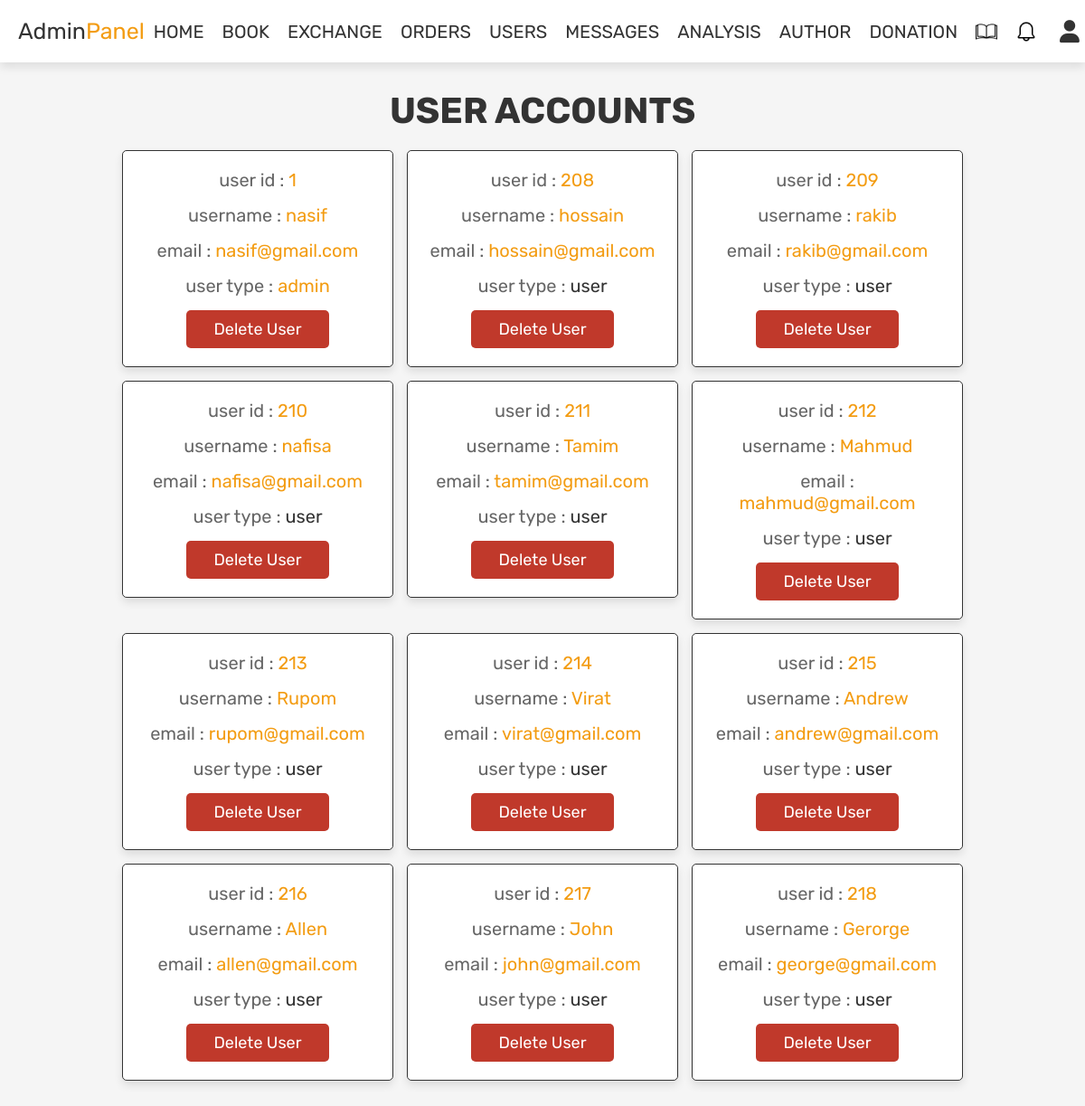
/admin_users.php (signed in), run on the app's committed database.
### tables this page shows
CREATE TABLE `customer` (
  `Customer_ID` int(11) NOT NULL,
  `Customer_Name` varchar(255) DEFAULT NULL,
  `Customer_Email` varchar(255) DEFAULT NULL,
  `Customer_password` varchar(15) DEFAULT NULL,
  `Phone_No` varchar(15) DEFAULT NULL,
  `Address` varchar(15) DEFAULT NULL,
  `Admin_ID` int(11) DEFAULT 1
);

### admin_users.php (the view, shortened to what this page needs)
<?php
include 'config.php';
?>
<!DOCTYPE html>
<html lang="en">
<head>
   <link rel="stylesheet" href="https://cdnjs.cloudflare.com/ajax/libs/font-awesome/6.0.0/css/all.min.css">
   <link rel="stylesheet" href="css/admin_style.css">
</head>
<body>
<?php include 'admin_header.php'; ?>
<section class="users">
   <h1 class="title"> user accounts </h1>
   <div class="box-container">
      <?php
         $select_users = mysqli_query($conn, "SELECT * FROM `customer`") or die('query failed');
         while($fetch_users = mysqli_fetch_assoc($select_users)){
      ?>
      <div class="box">
         <p> user id : <span><?php echo $fetch_users['Customer_ID']; ?></span> </p>
         <p> username : <span><?php echo $fetch_users['Customer_Name']; ?></span> </p>
         <p> email : <span><?php echo $fetch_users['Customer_Email']; ?></span> </p>
         <p> user type :
            <span style="color:<?php echo ($fetch_users['Customer_ID'] == 1) ? 'var(--orange)' : 'var(--black)'; ?>">
               <?php echo ($fetch_users['Customer_ID'] == 1) ? 'admin' : 'user'; ?>
            </span>
         </p>
         <a href="admin_users.php?delete=<?php echo $fetch_users['Customer_ID']; ?>" onclick="return confirm('delete this user?');" class="delete-btn">delete user</a>
      </div>
      <?php } ?>
   </div>
</section>
</body>
</html>

### css/admin_style.css (style rules this page uses)
:root { --red:#c0392b; --orange:#f39c12; --black:#333; --white:#fff; --light-color:#666; --light-white:#ccc; --light-bg:#f5f5f5; --border:.1rem solid var(--black); --box-shadow:0 .5rem 1rem rgba(0,0,0,.1); }
* { font-family: 'Rubik', sans-serif; margin:0; padding:0; box-sizing: border-box; outline: none; border:none; text-decoration: none; transition:all .2s linear; }
html { font-size: 62.5%; overflow-x: hidden; }
body { background-color: var(--light-bg); }
section { padding:3rem 2rem; }
.title { text-align: center; margin-bottom: 2rem; text-transform: uppercase; color:var(--black); font-size: 4rem; }
.btn, .option-btn, .delete-btn, .white-btn { display: inline-block; margin-top: 1rem; padding:1rem 3rem; cursor: pointer; color:var(--white); font-size: 1.8rem; border-radius: .5rem; text-transform: capitalize; }
.delete-btn { background-color: var(--red); }
.title { font-size: 40px; }
.users .box-container { display: grid; grid-template-columns: repeat(auto-fit, 30rem); justify-content: center; gap:1.5rem; max-width: 1200px; margin:0 auto; align-items: flex-start; }
.users .box-container .box { background-color: var(--white); padding:2rem; border:var(--border); box-shadow: var(--box-shadow); border-radius: .5rem; text-align: center; }
.users .box-container .box p { padding-bottom: 1.5rem; font-size: 2rem; color:var(--light-color); }
.users .box-container .box p span { color:var(--orange); }
.users .box-container .box .delete-btn { margin-top: 0; }
.box-container { display: flex; flex-wrap: wrap; gap: 20px; }

### data on the page
customer: Customer_ID "1", Customer_Name "nasif", Customer_Email "nasif@gmail.com", shows "admin"
customer: Customer_ID "208", Customer_Name "hossain", Customer_Email "hossain@gmail.com", shows "user"
customer: Customer_ID "209", Customer_Name "rakib", Customer_Email "rakib@gmail.com", shows "user"
customer: Customer_ID "210", Customer_Name "nafisa", Customer_Email "nafisa@gmail.com", shows "user"
customer: Customer_ID "211", Customer_Name "Tamim", Customer_Email "tamim@gmail.com", shows "user"
customer: Customer_ID "212", Customer_Name "Mahmud", Customer_Email "mahmud@gmail.com", shows "user"
customer: Customer_ID "213", Customer_Name "Rupom", Customer_Email "rupom@gmail.com", shows "user"
customer: Customer_ID "214", Customer_Name "Virat", Customer_Email "virat@gmail.com", shows "user"
customer: Customer_ID "215", Customer_Name "Andrew", Customer_Email "andrew@gmail.com", shows "user"
customer: Customer_ID "216", Customer_Name "Allen", Customer_Email "allen@gmail.com", shows "user"
customer: Customer_ID "217", Customer_Name "John", Customer_Email "john@gmail.com", shows "user"
customer: Customer_ID "218", Customer_Name "Gerorge", Customer_Email "george@gmail.com", shows "user"
